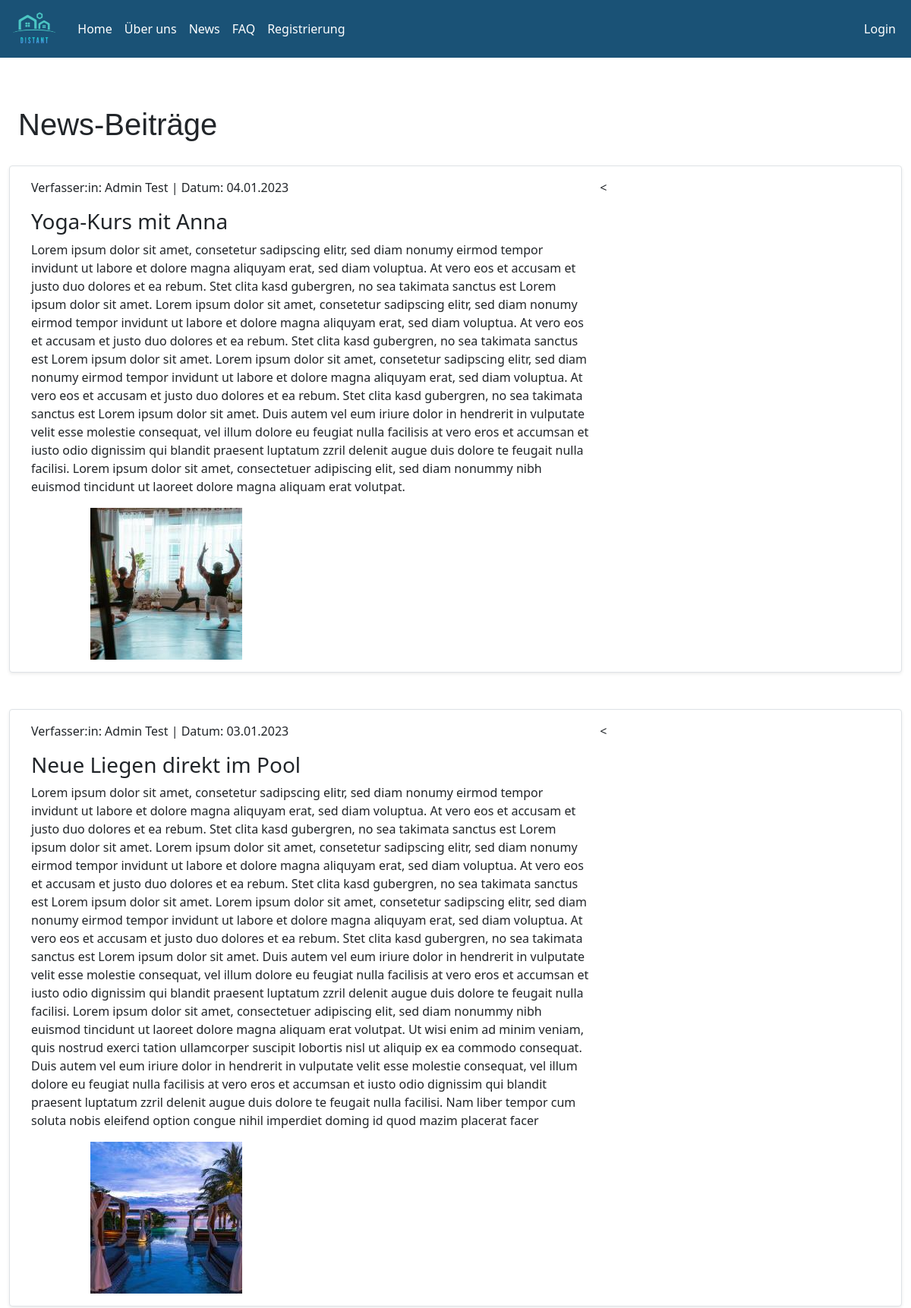
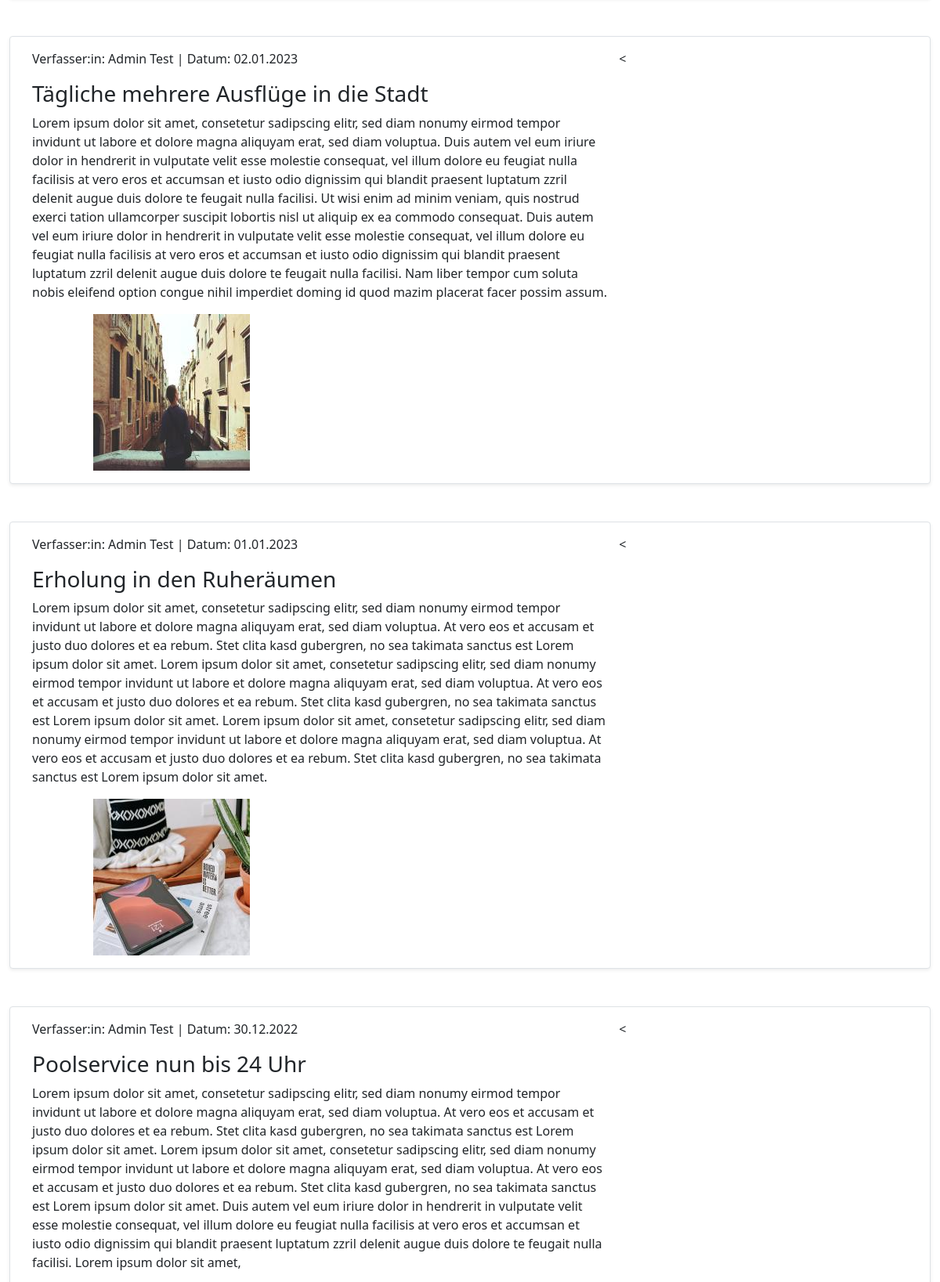
Page /news.php (upper part) on the committed database (2 pictures, top to bottom).
### tables this page shows
CREATE TABLE `tbl_news` (
  `id` int(16) NOT NULL,
  `headline` varchar(150) NOT NULL,
  `text` text NOT NULL,
  `personID` int(16) NOT NULL,
  `newsImgPath` varchar(200) NOT NULL,
  `newsImgThumbPath` varchar(200) NOT NULL,
  `publicationDate` timestamp NOT NULL DEFAULT current_timestamp()
);

CREATE TABLE `user_profile` (
  `personID` int(16) NOT NULL,
  `firstName` varchar(24) DEFAULT NULL,
  `lastName` varchar(24) DEFAULT NULL,
  `email` varchar(24) DEFAULT NULL,
  `zipcode` varchar(16) DEFAULT NULL,
  `city` varchar(24) DEFAULT NULL,
  `address` varchar(24) DEFAULT NULL,
  `address2` varchar(24) DEFAULT NULL,
  `tel` varchar(24) DEFAULT NULL,
  `salutation` varchar(16) DEFAULT NULL,
  `target_file` varchar(128) DEFAULT NULL
);

### config/dbaccess.php (called while the page is built, shortened)
<?php
$mysqli_tbl_u_profile = "user_profile";
$mysqli_tbl_news = "tbl_news";
?>

### news.php (the view, shortened to what this page needs)
<?php
require(dirname(__FILE__, 1) . "\components\session.php");
require(dirname(__FILE__, 1) . "\config\dbaccess.php");
?>
<!DOCTYPE html>
<html lang="en">
<head>
    <?php include "components/head.php"; ?>
</head>
<body>
    <nav>
    </nav>
    <main>
        <div class="content">
            <div class="container">
                <h1 class="headline">News-Beiträge</h1>
                <?php
                $sqlSelectNews = "SELECT * FROM $mysqli_tbl_news ORDER BY publicationDate DESC";
                $result = $con->query($sqlSelectNews);
                while ($row = $result->fetch_assoc()) {
                    $headline = $row["headline"];
                    $text = $row["text"];
                    $personID = $row["personID"];
                    $newsImgThumbPath = $row["newsImgThumbPath"];
                    $publicationDate = $row["publicationDate"];
                    $date = date("d.m.Y", strtotime($publicationDate));
                    $sqlSelectPerson = "SELECT * FROM $mysqli_tbl_u_profile WHERE personID = $personID";
                    $resultPerson = $con->query($sqlSelectPerson);
                    while ($rowPerson = $resultPerson->fetch_assoc()) {
                        $firstname = $rowPerson["firstName"];
                        $lastname = $rowPerson["lastName"];
                    } ?>
                    <div class="row my-2 border border-1 shadow-sm p-3 mb-5 bg-body rounded">
                        <div class="col-md-8">
                            <p>Verfasser:in: <?php echo "$firstname $lastname"; ?> | Datum: <?php echo $date ?> </p>
                            <h3>
                                <?php echo "$headline"; ?>
                            </h3>
                            <p><?php echo "$text"; ?></p>
                        </div>
                        < <div class="col-md-4 d-flex align-items-center" id="newsImgFrame">
                            <img src="<?php echo $newsImgThumbPath; ?>" alt="Bild News Beitrag" class="news-img">
                    </div>
                </div>
            <?php } ?>
        </div>
        </div>
    </main>
        <?php include "components/footer.php"; ?>
</body>
</html>

### res/css/mystyle.css (style rules this page uses)
main { margin-top: 100px; }
body { padding-top: 10px; min-height: 100vh; display: flex; flex-direction: column; }
.content { margin: 30px 0 70px; }
.headline { font-family: "Popins", sans-serif; margin: 30px 0 30px 0; }
#newsImgFrame { display: flex; justify-content: center; }
.container { width: 100%; max-width: 80rem; margin: 0 auto; padding: 0 1.5rem; }

### rows in the picture
tbl_news: personID.firstName "Admin", personID.lastName "Test", publicationDate "04.01.2023", headline "Yoga-Kurs mit Anna", text "Lorem ipsum dolor sit amet, consetetur sadipscing elitr, sed diam nonumy eirmod tempor invidunt ut labore et dolore magna aliquyam erat, sed diam voluptua. At vero eos et accusam et justo duo dolores et ea rebum. Stet clita kasd gubergren, no sea takimata sanctus est Lorem ipsum dolor sit amet. Lorem ipsum dolor sit amet, consetetur sadipscing elitr, sed diam nonumy eirmod tempor invidunt ut labore et dolore magna aliquyam erat, sed diam voluptua. At vero eos et accusam et justo duo dolores et ea rebum. Stet clita kasd gubergren, no sea takimata sanctus est Lorem ipsum dolor sit amet. Lorem ipsum dolor sit amet, consetetur sadipscing elitr, sed diam nonumy eirmod tempor invidunt ut labore…", newsImgThumbPath (picture)
tbl_news: personID.firstName "Admin", personID.lastName "Test", publicationDate "03.01.2023", headline "Neue Liegen direkt im Pool", text "Lorem ipsum dolor sit amet, consetetur sadipscing elitr, sed diam nonumy eirmod tempor invidunt ut labore et dolore magna aliquyam erat, sed diam voluptua. At vero eos et accusam et justo duo dolores et ea rebum. Stet clita kasd gubergren, no sea takimata sanctus est Lorem ipsum dolor sit amet. Lorem ipsum dolor sit amet, consetetur sadipscing elitr, sed diam nonumy eirmod tempor invidunt ut labore et dolore magna aliquyam erat, sed diam voluptua. At vero eos et accusam et justo duo dolores et ea rebum. Stet clita kasd gubergren, no sea takimata sanctus est Lorem ipsum dolor sit amet. Lorem ipsum dolor sit amet, consetetur sadipscing elitr, sed diam nonumy eirmod tempor invidunt ut labore…", newsImgThumbPath (picture)
tbl_news: personID.firstName "Admin", personID.lastName "Test", publicationDate "02.01.2023", headline "Tägliche mehrere Ausflüge in die Stadt", text "Lorem ipsum dolor sit amet, consetetur sadipscing elitr, sed diam nonumy eirmod tempor invidunt ut labore et dolore magna aliquyam erat, sed diam voluptua. Duis autem vel eum iriure dolor in hendrerit in vulputate velit esse molestie consequat, vel illum dolore eu feugiat nulla facilisis at vero eros et accumsan et iusto odio dignissim qui blandit praesent luptatum zzril delenit augue duis dolore te feugait nulla facilisi. Ut wisi enim ad minim veniam, quis nostrud exerci tation ullamcorper suscipit lobortis nisl ut aliquip ex ea commodo consequat. Duis autem vel eum iriure dolor in hendrerit in vulputate velit esse molestie consequat, vel illum dolore eu feugiat nulla facilisis at vero…", newsImgThumbPath (picture)
tbl_news: personID.firstName "Admin", personID.lastName "Test", publicationDate "01.01.2023", headline "Erholung in den Ruheräumen", text "Lorem ipsum dolor sit amet, consetetur sadipscing elitr, sed diam nonumy eirmod tempor invidunt ut labore et dolore magna aliquyam erat, sed diam voluptua. At vero eos et accusam et justo duo dolores et ea rebum. Stet clita kasd gubergren, no sea takimata sanctus est Lorem ipsum dolor sit amet. Lorem ipsum dolor sit amet, consetetur sadipscing elitr, sed diam nonumy eirmod tempor invidunt ut labore et dolore magna aliquyam erat, sed diam voluptua. At vero eos et accusam et justo duo dolores et ea rebum. Stet clita kasd gubergren, no sea takimata sanctus est Lorem ipsum dolor sit amet. Lorem ipsum dolor sit amet, consetetur sadipscing elitr, sed diam nonumy eirmod tempor invidunt ut labore…", newsImgThumbPath (picture)
tbl_news: personID.firstName "Admin", personID.lastName "Test", publicationDate "30.12.2022", headline "Poolservice nun bis 24 Uhr", text "Lorem ipsum dolor sit amet, consetetur sadipscing elitr, sed diam nonumy eirmod tempor invidunt ut labore et dolore magna aliquyam erat, sed diam voluptua. At vero eos et accusam et justo duo dolores et ea rebum. Stet clita kasd gubergren, no sea takimata sanctus est Lorem ipsum dolor sit amet. Lorem ipsum dolor sit amet, consetetur sadipscing elitr, sed diam nonumy eirmod tempor invidunt ut labore et dolore magna aliquyam erat, sed diam voluptua. At vero eos et accusam et justo duo dolores et ea rebum. Stet clita kasd gubergren, no sea takimata sanctus est Lorem ipsum dolor sit amet. Duis autem vel eum iriure dolor in hendrerit in vulputate velit esse molestie consequat, vel illum dolore…"
